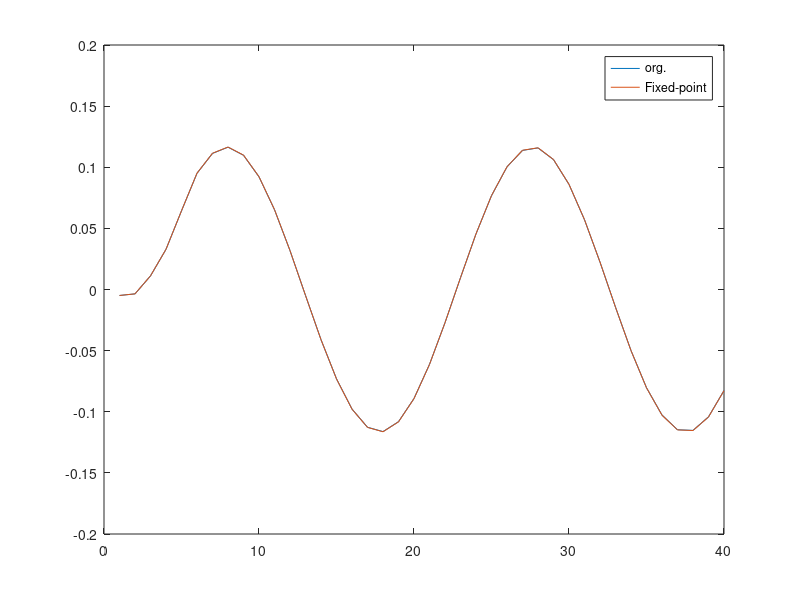

Write the MATLAB code that produced this figure. (Note: this script raises an error after producing the figure.)
clear;
close all;
clc;

N = 12;
b1 = [-0.0156 0.0182 0.0417];
b2 = fliplr(b1);
b = [b1 0.0260 b2];
bw= round(b*2^N);

x = (1:40)/pi;
y = sin(x);
yw = floor(y*2^N);

s = filter(b,1,yw)/2^N;
ss = filter(bw,1,yw)/2^(2*N);

figure
plot(s);
hold on 
plot(ss);
legend('org.', 'Fixed-point')
SNR = snr(s,s-ss);
title(['As N = ', num2str(N),', SNR = ',num2str(SNR), 'dB']);

% =========== TM gen ============= %
for i = 1:length(yw)
    disp(['#10    in = ',num2str(yw(i)),';']);
end

% =========== Coeff. gen ============= %
disp('===================================');
disp('===================================');
for i = 1:length(bw)
    disp(['parameter b',num2str(i-1),' = ',num2str(bw(i)),';']);
end
disp('===================================');
